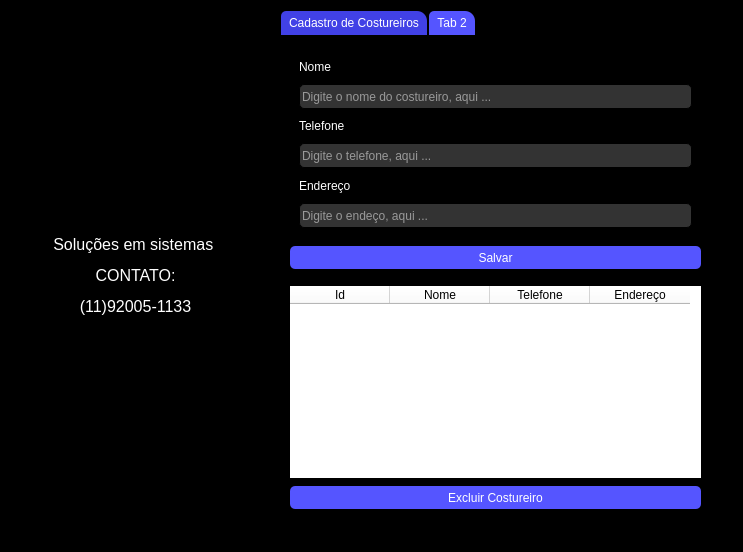
<?xml version="1.0" encoding="UTF-8"?>
<ui version="4.0">
 <class>MainWindow</class>
 <widget class="QMainWindow" name="MainWindow">
  <property name="geometry">
   <rect>
    <x>0</x>
    <y>0</y>
    <width>743</width>
    <height>552</height>
   </rect>
  </property>
  <property name="windowTitle">
   <string>Eliane confecções</string>
  </property>
  <property name="styleSheet">
   <string notr="true">background-color: rgb(0, 0, 0);</string>
  </property>
  <widget class="QWidget" name="centralwidget">
   <property name="styleSheet">
    <string notr="true">*{
border:none;
}
QLabel{
color: rgb(255, 255, 255);
}</string>
   </property>
   <widget class="QTabWidget" name="tabWidget">
    <property name="geometry">
     <rect>
      <x>280</x>
      <y>10</y>
      <width>451</width>
      <height>521</height>
     </rect>
    </property>
    <property name="styleSheet">
     <string notr="true">QTabBar::tab {
    background-color: rgb(85, 85, 255);
    color: white;
    border-top-left-radius: 5px;
    border-top-right-radius: 10px;
    padding: 5px 8px;
    margin: 1px;
}

QTabBar::tab:selected {
    background-color: rgb(65, 65, 230);
}
</string>
    </property>
    <property name="currentIndex">
     <number>0</number>
    </property>
    <widget class="QWidget" name="Cadastro_costureiro">
     <attribute name="title">
      <string>Cadastro de Costureiros</string>
     </attribute>
     <widget class="QPushButton" name="btnExcluir">
      <property name="geometry">
       <rect>
        <x>10</x>
        <y>450</y>
        <width>411</width>
        <height>23</height>
       </rect>
      </property>
      <property name="styleSheet">
       <string notr="true">QPushButton {
    background-color: rgb(85, 85, 255);
    color: rgb(255, 255, 255);
    border-radius: 5px;
    padding: 5px 10px;
    border: none;
}

QPushButton:hover {
    background-color: rgb(65, 65, 230); /* cor mais escura no hover */
}
</string>
      </property>
      <property name="text">
       <string>Excluir Costureiro</string>
      </property>
     </widget>
     <widget class="QTableWidget" name="tabelaCostureiro">
      <property name="geometry">
       <rect>
        <x>10</x>
        <y>250</y>
        <width>411</width>
        <height>192</height>
       </rect>
      </property>
      <property name="styleSheet">
       <string notr="true">background-color: rgb(255, 255, 255);
gridline-color: rgb(0, 0, 0);
selection-color: rgb(170, 170, 255);</string>
      </property>
      <column>
       <property name="text">
        <string>Id</string>
       </property>
      </column>
      <column>
       <property name="text">
        <string>Nome</string>
       </property>
      </column>
      <column>
       <property name="text">
        <string>Telefone</string>
       </property>
      </column>
      <column>
       <property name="text">
        <string>Endereço</string>
       </property>
      </column>
     </widget>
     <widget class="QPushButton" name="pushButton">
      <property name="geometry">
       <rect>
        <x>10</x>
        <y>210</y>
        <width>411</width>
        <height>23</height>
       </rect>
      </property>
      <property name="styleSheet">
       <string notr="true">QPushButton {
    background-color: rgb(85, 85, 255);
    color: rgb(255, 255, 255);
    border-radius: 5px;
    padding: 5px 10px;
    border: none;
}

QPushButton:hover {
    background-color: rgb(65, 65, 230); /* cor mais escura no hover */
}
</string>
      </property>
      <property name="text">
       <string>Salvar</string>
      </property>
     </widget>
     <widget class="QFrame" name="frame">
      <property name="geometry">
       <rect>
        <x>10</x>
        <y>10</y>
        <width>411</width>
        <height>191</height>
       </rect>
      </property>
      <property name="minimumSize">
       <size>
        <width>0</width>
        <height>0</height>
       </size>
      </property>
      <property name="styleSheet">
       <string notr="true">QLineEdit {
    border-radius: 5px;
    border: 1px solid #000; /* exemplo de borda preta */
    color: rgb(255, 255, 255); /* cor do texto */
    background-color: #333; /* opcional, só pra destacar o branco */
}
</string>
      </property>
      <property name="frameShape">
       <enum>QFrame::StyledPanel</enum>
      </property>
      <property name="frameShadow">
       <enum>QFrame::Raised</enum>
      </property>
      <layout class="QGridLayout" name="gridLayout">
       <item row="2" column="0">
        <widget class="QLabel" name="label_2">
         <property name="text">
          <string>Telefone</string>
         </property>
        </widget>
       </item>
       <item row="3" column="0">
        <widget class="QLineEdit" name="txtTelefone">
         <property name="minimumSize">
          <size>
           <width>0</width>
           <height>25</height>
          </size>
         </property>
         <property name="styleSheet">
          <string notr="true"/>
         </property>
         <property name="placeholderText">
          <string>Digite o telefone, aqui ...</string>
         </property>
        </widget>
       </item>
       <item row="4" column="0">
        <widget class="QLabel" name="label_3">
         <property name="text">
          <string>Endereço</string>
         </property>
        </widget>
       </item>
       <item row="5" column="0">
        <widget class="QLineEdit" name="txtEndereco">
         <property name="minimumSize">
          <size>
           <width>0</width>
           <height>25</height>
          </size>
         </property>
         <property name="styleSheet">
          <string notr="true"/>
         </property>
         <property name="readOnly">
          <bool>false</bool>
         </property>
         <property name="placeholderText">
          <string>Digite o endeço, aqui ...</string>
         </property>
        </widget>
       </item>
       <item row="1" column="0">
        <widget class="QLineEdit" name="txtNome">
         <property name="minimumSize">
          <size>
           <width>0</width>
           <height>25</height>
          </size>
         </property>
         <property name="styleSheet">
          <string notr="true"/>
         </property>
         <property name="placeholderText">
          <string>Digite o nome do costureiro, aqui ...</string>
         </property>
        </widget>
       </item>
       <item row="0" column="0">
        <widget class="QLabel" name="label">
         <property name="text">
          <string>Nome</string>
         </property>
        </widget>
       </item>
      </layout>
     </widget>
    </widget>
    <widget class="QWidget" name="tab_2">
     <attribute name="title">
      <string>Tab 2</string>
     </attribute>
    </widget>
   </widget>
   <widget class="QLabel" name="label_4">
    <property name="geometry">
     <rect>
      <x>20</x>
      <y>100</y>
      <width>231</width>
      <height>351</height>
     </rect>
    </property>
    <property name="styleSheet">
     <string notr="true">COLOR:rgb(255, 255, 255)</string>
    </property>
    <property name="text">
     <string>&lt;html&gt;&lt;head/&gt;&lt;body&gt;&lt;p align=&quot;center&quot;&gt;&lt;img src=&quot;:/icons/icons/logo empresa 200px.png&quot;/&gt;&lt;/p&gt;&lt;p align=&quot;center&quot;&gt;&lt;span style=&quot; font-size:12pt;&quot;&gt;Soluções em sistemas &lt;/span&gt;&lt;/p&gt;&lt;p align=&quot;center&quot;&gt;&lt;span style=&quot; font-size:12pt;&quot;&gt;CONTATO:&lt;/span&gt;&lt;/p&gt;&lt;p align=&quot;center&quot;&gt;&lt;span style=&quot; font-size:12pt;&quot;&gt;(11)92005-1133&lt;/span&gt;&lt;/p&gt;&lt;/body&gt;&lt;/html&gt;</string>
    </property>
   </widget>
  </widget>
  <widget class="QStatusBar" name="statusbar"/>
 </widget>
 <resources>
  <include location="icons_.qrc"/>
 </resources>
 <connections/>
</ui>
